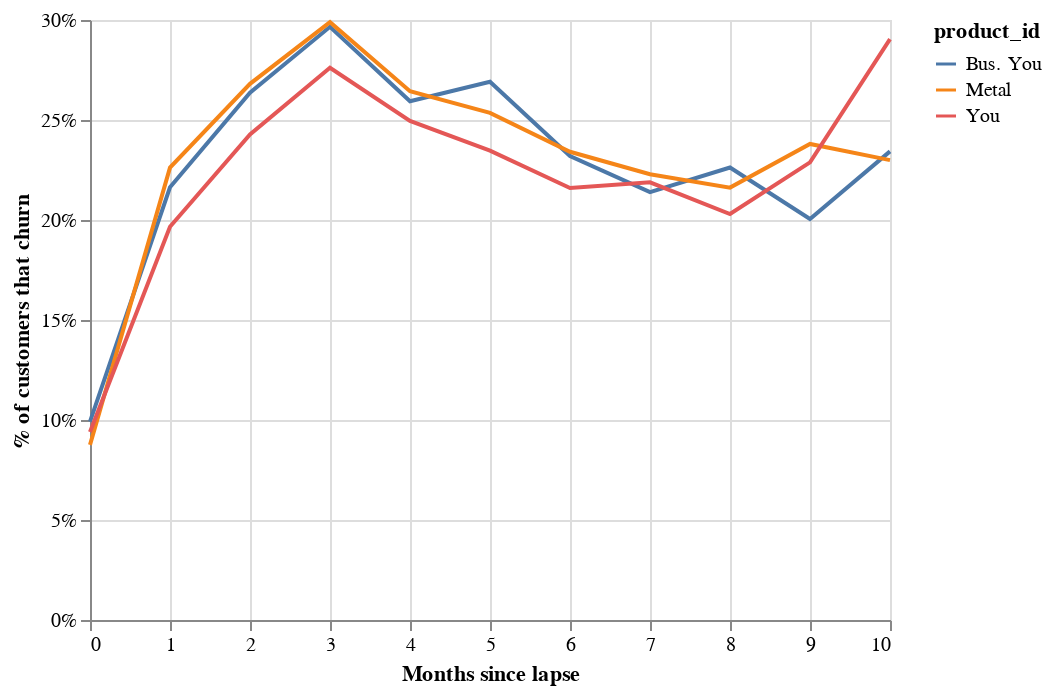

The code cell stored with this chart in its notebook:
### Markdown cell above
## How likely is it that you will churn by months since lapse: 
- MAU: 10% 
- 1 month lapser: 20% 
- 2 month lapser: 25%
- 3 month lapser: 30%

--> If a premium has not been an MAU in three months, more than every fourth drops out of their membership.

### Code cell
lapse = sample.groupby(["product_id", "time_lapse"]).agg("mean").reset_index()

alt.Chart(lapse.loc[lapse["time_lapse"] <= 10, :]).mark_line().encode(
    x=alt.X("time_lapse:Q", axis=alt.Axis(title="Months since lapse")),
    y=alt.Y(
        "end_period:Q", axis=alt.Axis(format="%", title="% of customers that churn")
    ),
    color="product_id:N",
)

### Figure 1 — Vega-Lite specification as saved in the notebook (floating-point values rounded to 4 significant figures)
{"config": {"view": {"continuousWidth": 400, "continuousHeight": 300}}, "data": {"name": "data-6d22aef3997570d29bca771faeca3180"}, "mark": "line", "encoding": {"color": {"type": "nominal", "field": "product_id"}, "x": {"type": "quantitative", "axis": {"title": "Months since lapse"}, "field": "time_lapse"}, "y": {"type": "quantitative", "axis": {"format": "%", "title": "% of customers that churn"}, "field": "end_period"}}, "$schema": "https://vega.github.io/schema/vega-lite/v4.0.2.json", "datasets": {"data-6d22aef3997570d29bca771faeca3180": [{"product_id": "Bus. You", "time_lapse": 0, "age": 4.542, "churn_age": 9.428, "mau": 1.0, "eom_balance": 220700.0, "time_since_mau": 0.0, "end_period": 0.09924}, {"product_id": "Bus. You", "time_lapse": 1, "age": 1.707, "churn_age": 4.469, "mau": 0.0, "eom_balance": 1618.0, "time_since_mau": 1.0, "end_period": 0.2164}, {"product_id": "Bus. You", "time_lapse": 2, "age": 2.36, "churn_age": 4.449, "mau": 0.0, "eom_balance": 534.5, "time_since_mau": 1.0, "end_period": 0.2637}, {"product_id": "Bus. You", "time_lapse": 3, "age": 2.572, "churn_age": 4.437, "mau": 0.0, "eom_balance": -567.7, "time_since_mau": 1.0, "end_period": 0.2966}, {"product_id": "Bus. You", "time_lapse": 4, "age": 3.579, "churn_age": 5.797, "mau": 0.0, "eom_balance": 1778.0, "time_since_mau": 1.0, "end_period": 0.2594}, {"product_id": "Bus. You", "time_lapse": 5, "age": 4.821, "churn_age": 7.199, "mau": 0.0, "eom_balance": 4508.0, "time_since_mau": 1.0, "end_period": 0.2691}, {"product_id": "Bus. You", "time_lapse": 6, "age": 5.715, "churn_age": 8.469, "mau": 0.0, "eom_balance": 10680.0, "time_since_mau": 1.0, "end_period": 0.232}, {"product_id": "Bus. You", "time_lapse": 7, "age": 6.572, "churn_age": 9.524, "mau": 0.0, "eom_balance": 17100.0, "time_since_mau": 1.0, "end_period": 0.2139}, {"product_id": "Bus. You", "time_lapse": 8, "age": 7.311, "churn_age": 10.29, "mau": 0.0, "eom_balance": 26600.0, "time_since_mau": 1.0, "end_period": 0.2262}, {"product_id": "Bus. You", "time_lapse": 9, "age": 7.5, "churn_age": 10.62, "mau": 0.0, "eom_balance": 34270.0, "time_since_mau": 1.0, "end_period": 0.2005}, {"product_id": "Bus. You", "time_lapse": 10, "age": 8.033, "churn_age": 10.77, "mau": 0.0, "eom_balance": 49910.0, "time_since_mau": 1.0, "end_period": 0.2343}, {"product_id": "Metal", "time_lapse": 0, "age": 4.528, "churn_age": 9.343, "mau": 1.0, "eom_balance": 103500.0, "time_since_mau": 0.0, "end_period": 0.08757}, {"product_id": "Metal", "time_lapse": 1, "age": 1.935, "churn_age": 4.949, "mau": 0.0, "eom_balance": -260.6, "time_since_mau": 1.0, "end_period": 0.2262}, {"product_id": "Metal", "time_lapse": 2, "age": 2.61, "churn_age": 4.797, "mau": 0.0, "eom_balance": -53.22, "time_since_mau": 1.0, "end_period": 0.2681}, {"product_id": "Metal", "time_lapse": 3, "age": 2.844, "churn_age": 4.772, "mau": 0.0, "eom_balance": -1420.0, "time_since_mau": 1.0, "end_period": 0.2989}, {"product_id": "Metal", "time_lapse": 4, "age": 3.716, "churn_age": 5.924, "mau": 0.0, "eom_balance": -182.9, "time_since_mau": 1.0, "end_period": 0.2644}, {"product_id": "Metal", "time_lapse": 5, "age": 4.64, "churn_age": 7.07, "mau": 0.0, "eom_balance": 1200.0, "time_since_mau": 1.0, "end_period": 0.2536}, {"product_id": "Metal", "time_lapse": 6, "age": 5.696, "churn_age": 8.404, "mau": 0.0, "eom_balance": 3810.0, "time_since_mau": 1.0, "end_period": 0.2341}, {"product_id": "Metal", "time_lapse": 7, "age": 6.334, "churn_age": 9.19, "mau": 0.0, "eom_balance": 9542.0, "time_since_mau": 1.0, "end_period": 0.2229}, {"product_id": "Metal", "time_lapse": 8, "age": 7.103, "churn_age": 10.04, "mau": 0.0, "eom_balance": 17310.0, "time_since_mau": 1.0, "end_period": 0.2162}, {"product_id": "Metal", "time_lapse": 9, "age": 7.699, "churn_age": 10.47, "mau": 0.0, "eom_balance": 21660.0, "time_since_mau": 1.0, "end_period": 0.238}, {"product_id": "Metal", "time_lapse": 10, "age": 7.931, "churn_age": 10.7, "mau": 0.0, "eom_balance": 13030.0, "time_since_mau": 1.0, "end_period": 0.2299}, {"product_id": "You", "time_lapse": 0, "age": 4.754, "churn_age": 9.786, "mau": 1.0, "eom_balance": 145800.0, "time_since_mau": 0.0, "end_period": 0.09397}, {"product_id": "You", "time_lapse": 1, "age": 2.092, "churn_age": 5.603, "mau": 0.0, "eom_balance": 5985.0, "time_since_mau": 1.0, "end_period": 0.1966}, {"product_id": "You", "time_lapse": 2, "age": 2.979, "churn_age": 5.428, "mau": 0.0, "eom_balance": 4769.0, "time_since_mau": 1.0, "end_period": 0.2428}, {"product_id": "You", "time_lapse": 3, "age": 3.25, "churn_age": 5.349, "mau": 0.0, "eom_balance": 4170.0, "time_since_mau": 1.0, "end_period": 0.2761}, {"product_id": "You", "time_lapse": 4, "age": 4.275, "churn_age": 6.652, "mau": 0.0, "eom_balance": 6383.0, "time_since_mau": 1.0, "end_period": 0.2496}, {"product_id": "You", "time_lapse": 5, "age": 5.433, "churn_age": 8.117, "mau": 0.0, "eom_balance": 11630.0, "time_since_mau": 1.0, "end_period": 0.2347}, {"product_id": "You", "time_lapse": 6, "age": 6.33, "churn_age": 9.223, "mau": 0.0, "eom_balance": 15900.0, "time_since_mau": 1.0, "end_period": 0.216}, {"product_id": "You", "time_lapse": 7, "age": 6.994, "churn_age": 9.865, "mau": 0.0, "eom_balance": 20860.0, "time_since_mau": 1.0, "end_period": 0.2188}, {"product_id": "You", "time_lapse": 8, "age": 7.488, "churn_age": 10.42, "mau": 0.0, "eom_balance": 26050.0, "time_since_mau": 1.0, "end_period": 0.203}, {"product_id": "You", "time_lapse": 9, "age": 7.99, "churn_age": 10.67, "mau": 0.0, "eom_balance": 16440.0, "time_since_mau": 1.0, "end_period": 0.2288}, {"product_id": "You", "time_lapse": 10, "age": 8.57, "churn_age": 10.82, "mau": 0.0, "eom_balance": 14100.0, "time_since_mau": 1.0, "end_period": 0.2904}]}}
